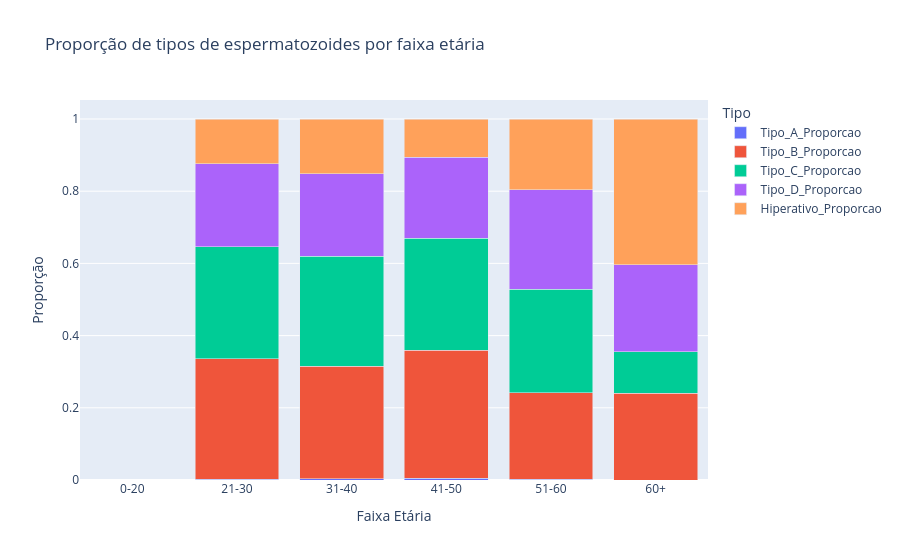

The notebook cell saved with this chart:
### Code cell
import pandas as pd
import plotly.express as px

# Agrupar por faixas etárias
bins = [0, 20, 30, 40, 50, 60, 100]  # Ajuste as faixas etárias conforme necessário
labels = ['0-20', '21-30', '31-40', '41-50', '51-60', '60+']
df_grouped['Age_Group'] = pd.cut(df_grouped['Age (years)'], bins=bins, labels=labels, right=False)

# Somar os tipos de espermatozoides por faixa etária
df_age_group = df_grouped.groupby('Age_Group')[['Tipo_A', 'Tipo_B', 'Tipo_C', 'Tipo_D', 'Hiperativo']].sum().reset_index()

# Calcular o total de espermatozoides por faixa etária
df_age_group['Total'] = df_age_group[['Tipo_A', 'Tipo_B', 'Tipo_C', 'Tipo_D', 'Hiperativo']].sum(axis=1)

# Calcular a proporção de cada tipo
for col in ['Tipo_A', 'Tipo_B', 'Tipo_C', 'Tipo_D', 'Hiperativo']:
    df_age_group[f'{col}_Proporcao'] = df_age_group[col] / df_age_group['Total']

# Selecionar apenas as colunas de proporção para o gráfico
df_proporcao = df_age_group[['Age_Group', 'Tipo_A_Proporcao', 'Tipo_B_Proporcao', 'Tipo_C_Proporcao', 'Tipo_D_Proporcao', 'Hiperativo_Proporcao']]

# Criar o gráfico de barras empilhadas com proporções
fig = px.bar(df_proporcao, 
             x='Age_Group', 
             y=['Tipo_A_Proporcao', 'Tipo_B_Proporcao', 'Tipo_C_Proporcao', 'Tipo_D_Proporcao', 'Hiperativo_Proporcao'], 
             title="Proporção de tipos de espermatozoides por faixa etária",
             labels={"Age_Group": "Faixa Etária", "value": "Proporção", "variable": "Tipo"},
             barmode='stack')

# Mostrar o gráfico
fig.show()

### Figure 1 — Plotly figure (JSON) as saved in the notebook; plotly's stock layout.template omitted (floating-point values rounded to 4 significant figures)
{"data": [{"alignmentgroup": "True", "hovertemplate": "Tipo=Tipo_A_Proporcao<br>Faixa Etária=%{x}<br>Proporção=%{y}<extra></extra>", "legendgroup": "Tipo_A_Proporcao", "marker": {"color": "#636efa", "pattern": {"shape": ""}}, "name": "Tipo_A_Proporcao", "offsetgroup": "Tipo_A_Proporcao", "orientation": "v", "showlegend": true, "textposition": "auto", "type": "bar", "x": ["0-20", "21-30", "31-40", "41-50", "51-60", "60+"], "xaxis": "x", "y": [null, 0.002541, 0.00356, 0.004432, 0.0017, 0], "yaxis": "y"}, {"alignmentgroup": "True", "hovertemplate": "Tipo=Tipo_B_Proporcao<br>Faixa Etária=%{x}<br>Proporção=%{y}<extra></extra>", "legendgroup": "Tipo_B_Proporcao", "marker": {"color": "#EF553B", "pattern": {"shape": ""}}, "name": "Tipo_B_Proporcao", "offsetgroup": "Tipo_B_Proporcao", "orientation": "v", "showlegend": true, "textposition": "auto", "type": "bar", "x": ["0-20", "21-30", "31-40", "41-50", "51-60", "60+"], "xaxis": "x", "y": [null, 0.3338, 0.311, 0.3555, 0.2397, 0.2404], "yaxis": "y"}, {"alignmentgroup": "True", "hovertemplate": "Tipo=Tipo_C_Proporcao<br>Faixa Etária=%{x}<br>Proporção=%{y}<extra></extra>", "legendgroup": "Tipo_C_Proporcao", "marker": {"color": "#00cc96", "pattern": {"shape": ""}}, "name": "Tipo_C_Proporcao", "offsetgroup": "Tipo_C_Proporcao", "orientation": "v", "showlegend": true, "textposition": "auto", "type": "bar", "x": ["0-20", "21-30", "31-40", "41-50", "51-60", "60+"], "xaxis": "x", "y": [null, 0.3098, 0.3058, 0.3103, 0.2876, 0.1154], "yaxis": "y"}, {"alignmentgroup": "True", "hovertemplate": "Tipo=Tipo_D_Proporcao<br>Faixa Etária=%{x}<br>Proporção=%{y}<extra></extra>", "legendgroup": "Tipo_D_Proporcao", "marker": {"color": "#ab63fa", "pattern": {"shape": ""}}, "name": "Tipo_D_Proporcao", "offsetgroup": "Tipo_D_Proporcao", "orientation": "v", "showlegend": true, "textposition": "auto", "type": "bar", "x": ["0-20", "21-30", "31-40", "41-50", "51-60", "60+"], "xaxis": "x", "y": [null, 0.2296, 0.2276, 0.2233, 0.2745, 0.2404], "yaxis": "y"}, {"alignmentgroup": "True", "hovertemplate": "Tipo=Hiperativo_Proporcao<br>Faixa Etária=%{x}<br>Proporção=%{y}<extra></extra>", "legendgroup": "Hiperativo_Proporcao", "marker": {"color": "#FFA15A", "pattern": {"shape": ""}}, "name": "Hiperativo_Proporcao", "offsetgroup": "Hiperativo_Proporcao", "orientation": "v", "showlegend": true, "textposition": "auto", "type": "bar", "x": ["0-20", "21-30", "31-40", "41-50", "51-60", "60+"], "xaxis": "x", "y": [null, 0.1242, 0.152, 0.1065, 0.1965, 0.4038], "yaxis": "y"}], "layout": {"barmode": "stack", "legend": {"title": {"text": "Tipo"}, "tracegroupgap": 0}, "title": {"text": "Proporção de tipos de espermatozoides por faixa etária"}, "xaxis": {"anchor": "y", "domain": [0, 1], "title": {"text": "Faixa Etária"}}, "yaxis": {"anchor": "x", "domain": [0, 1], "title": {"text": "Proporção"}}}}
